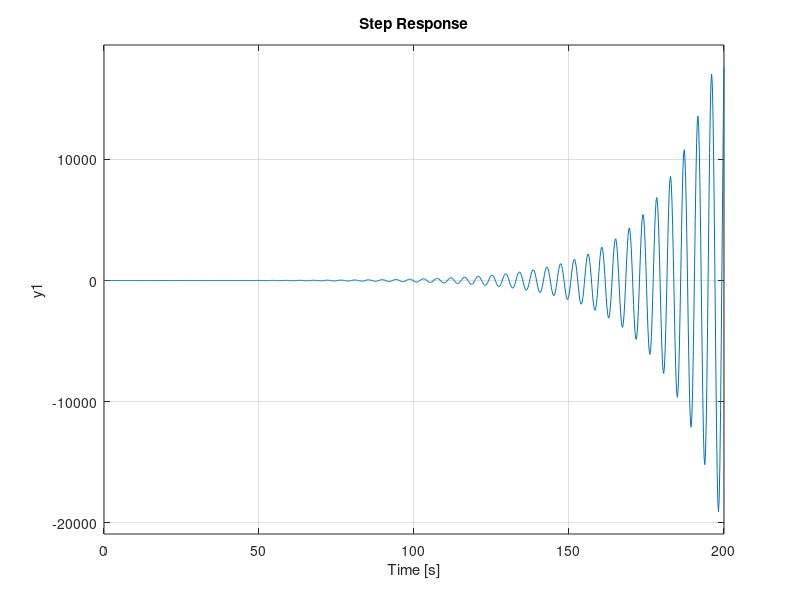

Source code (MATLAB): (Note: this script raises an error after producing the figure.)
s = tf('s')
T = 1;

num = 1;
den = [T T/16 1];

Kp = 1;
Ti = 3;
Ki = Kp/Ti;

sys = tf(num, den);
sys_c = tf([Kp, Ki], [1, 0]);
fungsi = feedback(sys*sys_c, 1);

figure
subplot(311), step(fungsi*s);   % Impulse reponse
stepinfo(fungsi*s)
subplot(312), step(fungsi);      % Step Response
stepinfo(fungsi)
subplot(313), step(fungsi / s);  % Ramp response 
stepinfo(fungsi/s)
